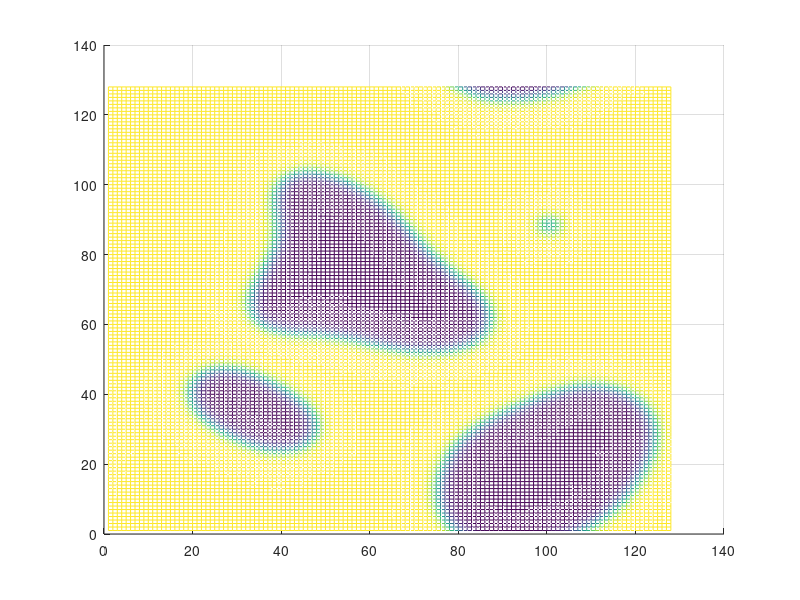

Reproduce this figure in MATLAB.
clear all;
clc;
clf;
more off
kappa = 1.0;
A = 1.0;
L = 1.0;
Nx = 128;
Ny = 128;
for i = 1:Nx
  for j = 1:Ny
    phi(i,j) = 0.5 + 0.1*(0.5 - rand());
  endfor
endfor
mesh(phi);
view(2);
pause(1)

dt = 0.5;
halfNx = Nx/2;
halfNy = Ny/2;
delkx = 2*pi/Nx;
delky = 2*pi/Ny;

for m = 1:10
  
  for n = 1:10
    g = 2.*A.*phi.*(1.-phi).*(1.-2*phi);
    ghat = fft2(g);
    phihat =fft2(phi);
    for i = 1:Nx
      if ((i-1)<=halfNx) kx = (i-1)*delkx;
      endif
      if ((i-1)>halfNx) kx = (i-Nx-1)*delkx;
      endif
      for j = 1:Ny
        if ((j-1)<=halfNy) ky = (j-1)*delky;
        endif
        if ((j-1)>halfNy) ky = (j-Ny-1)*delky;
        endif
        k2 = kx*kx+ky*ky;
        phihat(i,j) = (phihat(i,j) - L*dt*ghat(i,j))/(1+2*kappa*L*dt*k2);
      
      endfor
     endfor
     phi = real(ifft2(phihat));
  endfor
 mesh(phi);
 view(2);
 pause(0)
endfor
 
 %


        
        
        